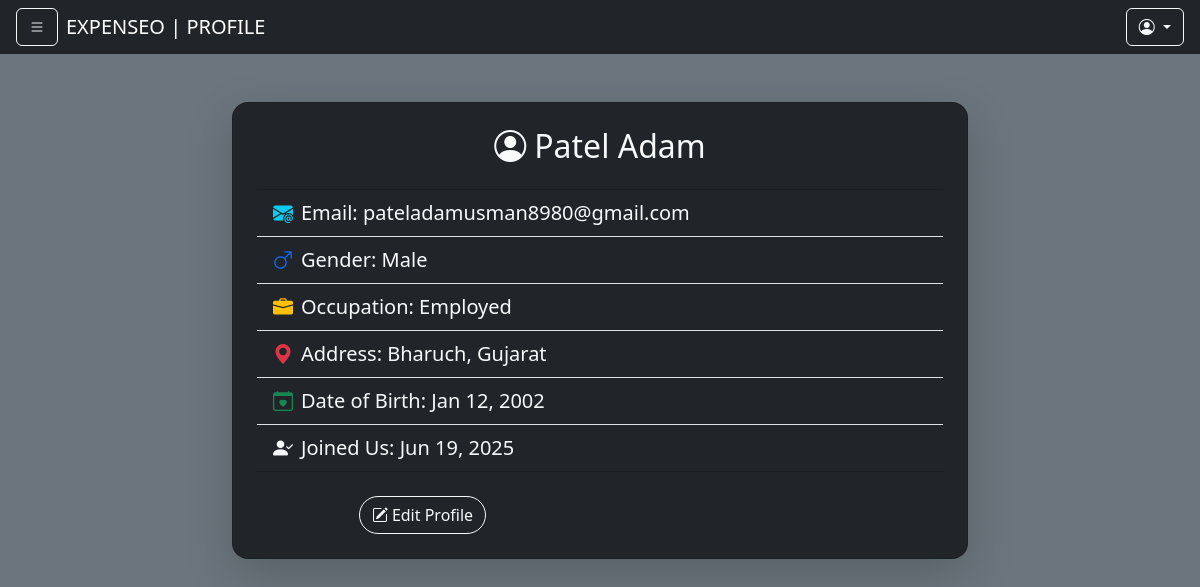
The page /profile/ (signed in) on the database its author committed.
### apps/expense/models.py (models this page shows, shortened)
class BaseClass(models.Model):
    UID = models.UUIDField(default=uuid.uuid4, primary_key=True, null=False, blank=False)
    created_at = models.DateTimeField(auto_now_add=True)
    updated_at = models.DateTimeField(auto_now=True)
    class Meta:
        abstract = True

class UserDetails(BaseClass):
    user = models.ForeignKey(Users, on_delete=models.CASCADE)
    full_name = models.CharField(default='',max_length=100)
    dob = models.DateField(default='')
    gender = models.CharField(default='',max_length=10)
    state = models.CharField(default='',max_length=30)
    city = models.CharField(default='',max_length=100)
    occupation = models.CharField(default='',max_length=20)
    is_filled = models.BooleanField(default=False)

class Users(BaseClass):
    email = models.EmailField(max_length=255, unique=True)
    password = models.CharField(max_length=255)
    otp = models.IntegerField(default=654321)
    forgot_password_otp = models.IntegerField(default=654321)
    is_active = models.BooleanField(default=False)

### apps/expense/views.py (the view)
# urls.py: path('profile/',profile,name="profile"),
def profile(request):
    user_uid = request.session.get('user_id')
    if not user_uid:
        messages.warning(request, "Please Login First.")
        return redirect('login')
    user_instance=Users.objects.get(UID=UUID(user_uid))
    user_details, created = UserDetails.objects.get_or_create(
    user=user_instance,
    defaults={
        'full_name': '',
        'dob': '2000-01-01',  # default valid date
        'gender': '',
        'state': '',
        'city': '',
        'occupation': '',
        'is_filled': False
        }
    )
    gender_icon = {
        'male': 'bi-gender-male text-primary',
        'female': 'bi-gender-female text-danger',
    }.get(user_details.gender.lower(), 'bi-gender-ambiguous text-warning')
    data={
        'gender_icon':gender_icon,
        'user':user_instance,
        'user_d':user_details
    }
    return render(request,'expense/profile.html',data)

### apps/expense/templates/expense/profile.html (shortened to what this page needs)
{% extends 'expense/base.html' %}
{% block page %}PROFILE{% endblock %}
{% block body %}
<div class="container my-5">
    <div class="row justify-content-center">
        {% if user_d and user %}
        <div class="col-md-8">
            <div class="card shadow-lg p-4 bg-dark text-light rounded-4">
                <h2 class="text-center mb-4"><i class="bi bi-person-circle me-2"></i>{{ user_d.full_name }}</h2>
                <ul class="list-group list-group-flush">
                    <li class="list-group-item bg-dark text-light fs-5">
                        <i class="bi bi-envelope-at-fill text-info me-2"></i>Email: {{ user.email }}
                    </li>
                    <li class="list-group-item bg-dark text-light fs-5 text-capitalize">
                        <i class="bi {{gender_icon}} me-2"></i>Gender: {{ user_d.gender|default:"Not Set" }}
                    </li>
                    <li class="list-group-item bg-dark text-light fs-5 text-capitalize">
                        <i class="bi bi-briefcase-fill text-warning me-2"></i>Occupation: {{ user_d.occupation|default:"Not Set" }}
                    </li>
                    <li class="list-group-item bg-dark text-light fs-5 text-capitalize">
                        <i class="bi bi-geo-alt-fill text-danger me-2"></i>Address: {{ user_d.city|default:"-" }}, {{ user_d.state|default:"-" }}
                    </li>
                    <li class="list-group-item bg-dark text-light fs-5">
                        <i class="bi bi-calendar-heart text-success me-2"></i>Date of Birth: {{ user_d.dob|date:"M d, Y" }}
                    </li>
                    <li class="list-group-item bg-dark text-light fs-5">
                        <i class="bi bi-person-check-fill me-2"></i>Joined Us: {{ user.created_at|date:"M d, Y" }}
                    </li>
                </ul>
                <div class="row mt-4 text-center">
                    <div class="col-sm-6 text-center bg-dark border border-0">
                        <a href="{% url 'update_profile' %}" class="btn btn-outline-light rounded-pill">
                            <i class="bi bi-pencil-square me-1"></i>Edit Profile
                        </a>
                    </div>
                </div>
            </div>
        </div>
        {% else %}
        <div class="col-md-6">
            <div class="alert alert-warning text-center fs-5 shadow">User profile data not found.</div>
        </div>
        {% endif %}
    </div>
</div>
{% endblock %}

### rows shown on the page
UserDetails: full_name "Patel Adam", gender "Male", occupation "Employed", city "Bharuch", state "Gujarat", dob "Jan 12, 2002"
Users: email "pateladamusman8980@gmail.com", created_at "Jun 19, 2025"
